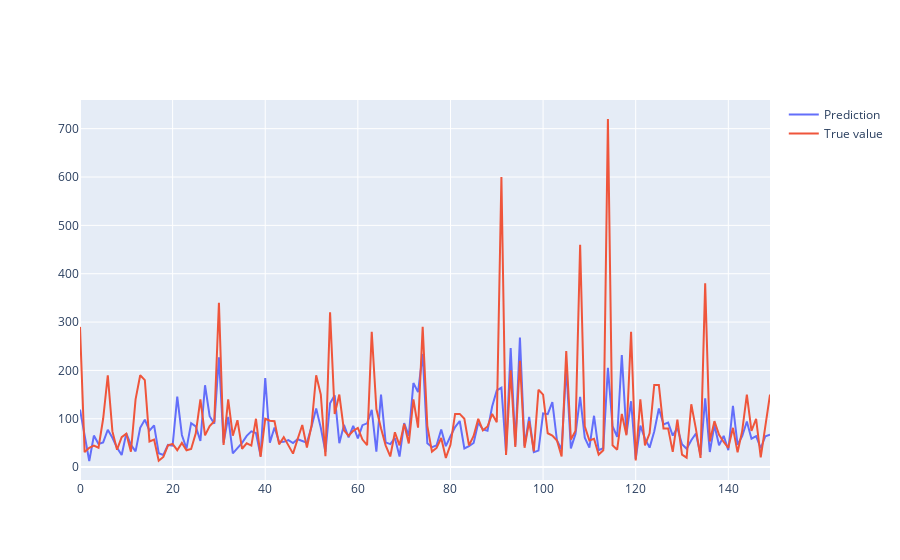

The notebook cell saved with this chart:
### Code cell
import plotly.graph_objects as go

fig = go.Figure()
fig.add_trace(go.Scatter(x=list(range(len(y_pred[-150:]))), y=np.exp(y_pred[-150:]),
                         mode='lines',
                         name='Prediction'))
fig.add_trace(go.Scatter(x=list(range(len(y_test[-150:]))), y=y_test1[-150:],
                         mode='lines',
                         name='True value'))

fig.show()

### Figure 1 — Plotly figure (JSON) as saved in the notebook; plotly's stock layout.template omitted (floating-point values rounded to 4 significant figures; data arrays with more than 128 entries replaced by an {"elided": "..."} marker saying what was removed)
{"data": [{"mode": "lines", "name": "Prediction", "type": "scatter", "x": {"elided": "150 int values"}, "y": {"elided": "150 float values"}}, {"mode": "lines", "name": "True value", "type": "scatter", "x": {"elided": "150 int values"}, "y": {"elided": "150 float values"}}], "layout": {}}
